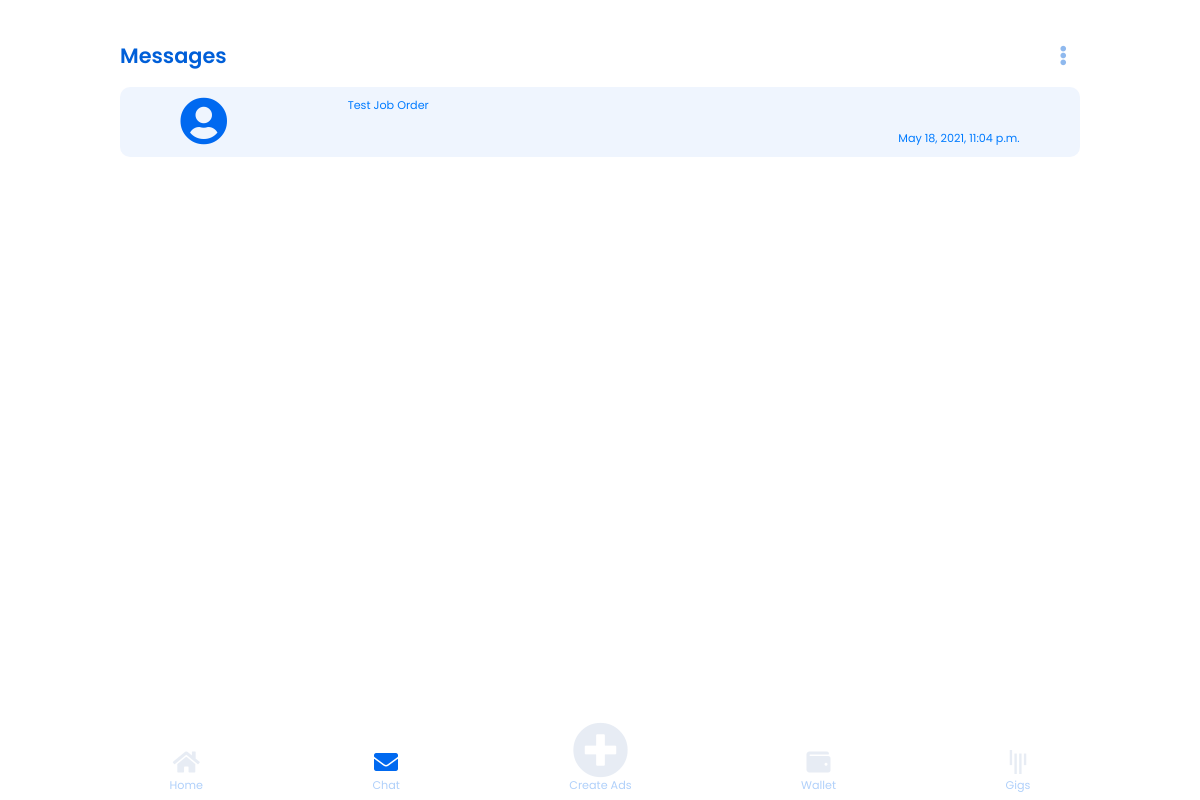
The page /chat (signed in) on the database as committed earlier.
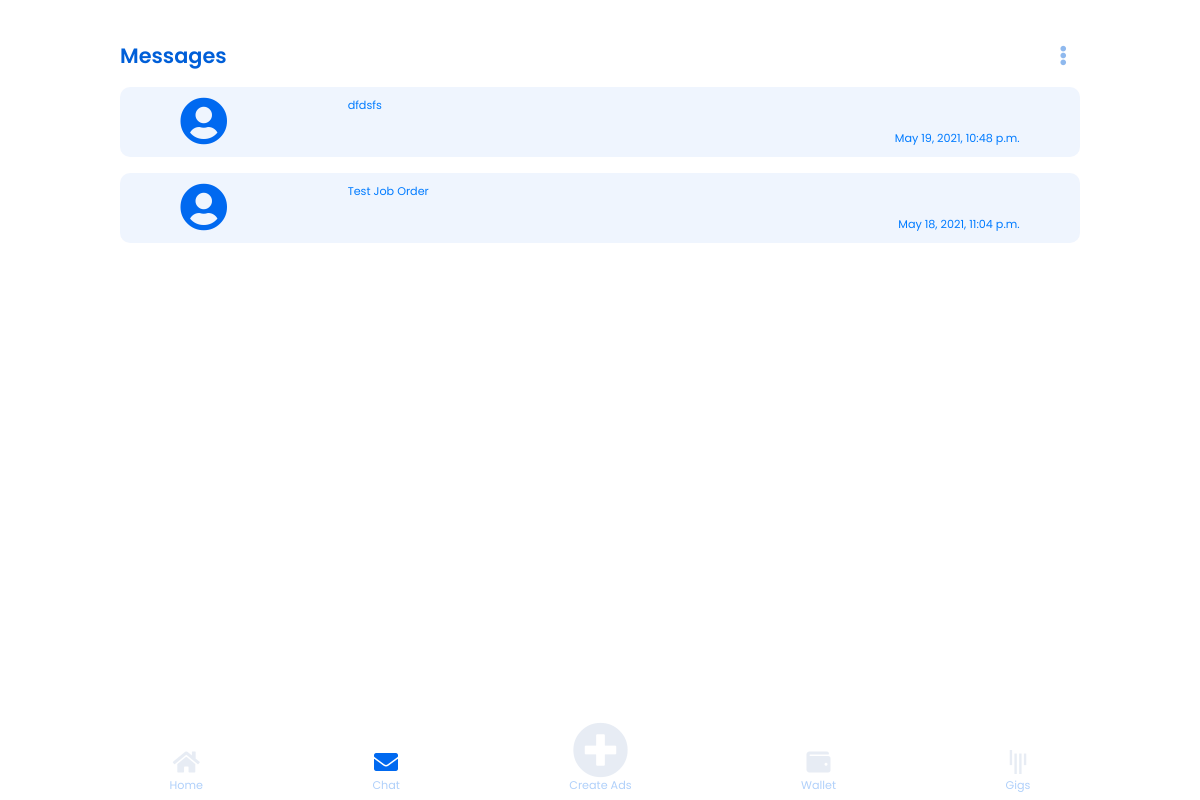
The same page on the database as committed later.
### app/models.py (models this page shows, shortened)
class Project_Gig(models.Model):
    class Meta:
        db_table = "Gig/Project Table"
    order_id = models.TextField(max_length=20,verbose_name="Order ID",null=True)
    client_id = models.TextField(max_length=20,verbose_name="Client ID",null=True)
    artisan_id = models.TextField(max_length=20,verbose_name="Artisan ID",null=True)
    project_title= models.TextField(max_length=500,verbose_name="Project Title", null=True)
    canChat = models.BooleanField(default=False, verbose_name="Chat permission")
    projectStatus = models.TextField(max_length=15,  default='pending', verbose_name="Order Status")
    endProject = models.BooleanField(default=False, verbose_name="Was Projected ended")
    isCompleted = models.BooleanField(default=False, verbose_name="was Project completed") # sto be filled by artisan check options
    date_added = models.DateTimeField(default=timezone.now)

### app/views.py (the view)
# urls.py: path("chat", views.chat_page, name="chat"),
def chat_page(request):
    if 'user_id' in request.session:
        user_id = request.session["user_id"]
        try:
            project = Project_Gig.objects.filter(artisan_id=user_id).order_by('-date_added')
            if project:
                return_data = {
                    "error": False,
                    "projects": project,
                    "user": user_id,
                }
            else:
                return_data = {
                    "error": False,
                    "message": "no chat data yet!",
                }
        except Exception as e:
            return_data = {
                "error": True,
                "message": str(e)
            }
        return render(request,"artisan/chat/chat.html", return_data)
    else:
        return redirect('/login')

### app/templates/artisan/chat/chat.html (shortened to what this page needs)
{% extends "artisan/nav.html" %}
{% load static %}
{% block body%}
<section class="home-background">
<div style="width: 100%; display: flex; justify-content: space-between;">
    <p class="text-left" style="color:#005FD8; font-size: 1.3rem; font-weight: 600; font-family: Poppins;">Messages</p>
    <button class="navbar-toggler" type="button" data-toggle="collapse" data-target="#navbarSupportedContent" ><i class="fas fa-ellipsis-v  text-right" style="color: #005FD870;" ></i></button>
  </div>
  <div class="all-chat-container">
    {% if projects %}
    {% for p in projects %}
    {% if p.canChat == True %}
      <a href="{% url 'individual_chat' p.id %}"><div class="chat-div mt-3">
        <i class="fas fa-user-circle fa-alt" style="color: #0069F0;"  ></i>
        <div style="width: 70%;">
          <p class="mb-3">{{p.project_title}}</p>
          <p class="text-right">{{p.date_added}}</p>
        </div>
      </div></a>
    {% endif %}
    {% endfor %}
    {% else %}
    <div class='text-center text-primary' style="margin-top:50px;">There is no chat history yet</div>
    {% endif %}
  </div>
</section>
<footer class="footer">
    <a href="{% url 'artisan_home' %}">
        <i class="fas fa-home fa-2x  "></i>
        <p style="margin-top:-70px; color:#0069F050;">Home</p>
    </a>
    <a href="">
        <i class="fas fa-envelope fa-2x active-icon"></i>
        <p style="margin-top:-70px; color:#0069F050;">Chat</p>
    </a>
    <a href="{% url 'new_ads' %}">
        <i class="fas fa-plus-circle fa-3x "></i>
        <p style="margin-top:-70px; color:#0069F050;">Create Ads</p>
    </a>
    <a href="{% url 'wallet' %}">
        <i class="fas fa-wallet fa-2x "></i>
        <p style="margin-top:-70px; color:#0069F050;">Wallet</p>
    </a>
    <a href="{% url 'gig' %}">
        <i class="fab fa-gitter fa-2x "></i>
        <p style="margin-top:-70px; color:#0069F050;">Gigs</p>
    </a>
</footer>
{% endblock %}

Rows that differ between the two databases and show on the page:
added Project_Gig: project_title "dfdsfs", date_added "May 19, 2021, 10:48 p.m."
